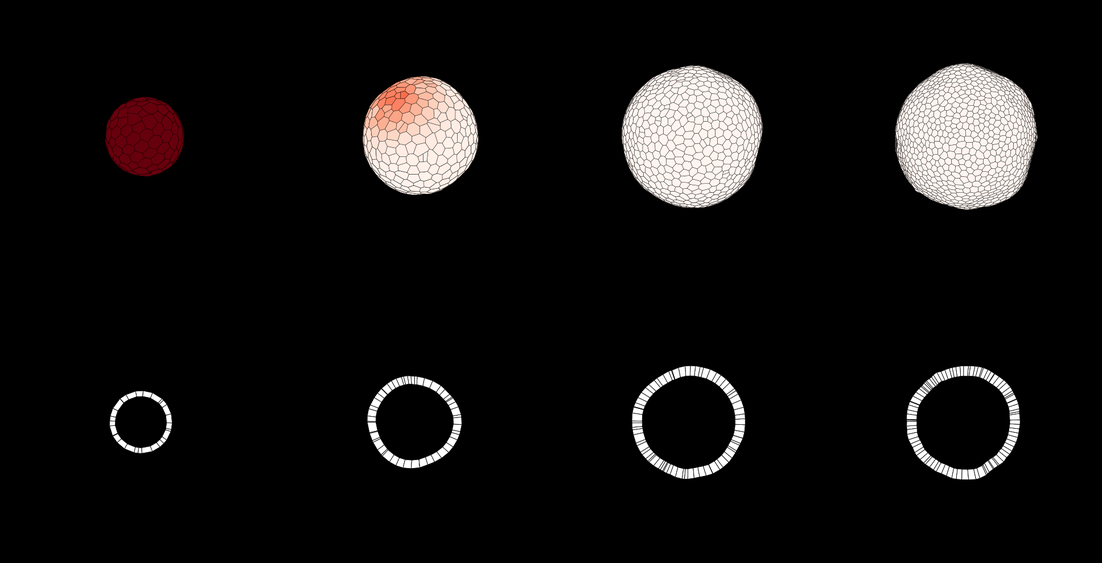
#> input picture discovery/_turing_vertex/waveA_0_50/strip.png, 1102 x 563 px, shrunk from 1936 x 990 before the run, found by its file name
$ python tv_figure.py
#> lines starting #> are read from the running program, lines starting #| are printed output that depends on the picture
#!/usr/bin/env python
"""tv_figure -- the Turing x vertex finding as one figure.

Top two rows: the SAME Turing pattern on the SAME recipe, capped vs nearly uncapped. Bottom:
the lever curve that says why there is no clean window -- coupling and mesh integrity rise and
fail together.

House style (Plexus/SMG2 figures): black background, no panel titles, white labels top-left.
"""
from __future__ import annotations

import json
import os
import sys

import matplotlib
matplotlib.use("Agg")
import matplotlib.pyplot as plt                                            # noqa: E402
import numpy as np                                                         # noqa: E402

HERE = os.path.dirname(os.path.abspath(__file__))
OUT = os.path.join(HERE, "_turing_vertex")
FS = 11


def _strip_row(ax, png, label, rows=None):
    """Draw the FIRST row of a saved strip.png (the side-on 3D view).

    Do not assume the strip has two rows. It had two (3D + cross-section) when this was written;
    the renderer now emits three (side / top-down / cross-section), so a hard-coded `//2` takes
    one and a half rows and silently produces a wrong figure -- no exception, just a clipped
    near-polar row colliding with the next label.

    A verifier raised this before the renderer changed, I checked it, and it was a FALSE ALARM at
    the time -- the study strips really were still two rows. It became true when the renderer was
    fixed hours later. The lesson is not "the verifier was right"; it is that a layout constant
    copied from a file you do not own is a time bomb with someone else's finger on it. So the row
    count is now DERIVED from the image's aspect ratio rather than assumed, and stated in the
    docstring rather than a trailing comment.
    """
    im = plt.imread(png)
#> im is the input picture: shape (563, 1102, 4) float32; mean R, G, B, A 0.0755, 0.0693, 0.0681, 1
    h, w = im.shape[0], im.shape[1]
#> h = 563; w = 1102
    if rows is None:
        # panels are ~square and laid out n_cols wide; rows = round(h / (w / n_cols)) is not
        # knowable without n_cols, so use the recorded aspect: 2-row strips are ~1.96:1 wide,
        # 3-row ~1.30:1. Bucket on that rather than guess.
        rows = 2 if (w / max(h, 1)) > 1.6 else 3
#> rows = 2
    ax.imshow(im[: h // rows])                       # the FIRST row, whatever the layout
    ax.set_xticks([]); ax.set_yticks([])
    for s in ax.spines.values():
        s.set_visible(False)
    ax.text(0.006, 0.97, label, transform=ax.transAxes, color="white", fontsize=FS,
            va="top", ha="left", fontweight="bold")


def main():
    rho, corr, hollow, protr = [], [], [], []
    for f in sorted(os.listdir(OUT)):
        p = os.path.join(OUT, f, "diag.json")
        if not f.startswith("waveE_") or not os.path.exists(p):
            continue
        d = json.load(open(p))
        if not d.get("ok"):
            continue
        rho.append(d["knobs"]["rho"]); corr.append(d.get("corr_act_rad") or np.nan)
        hollow.append(d["hollow_frac"]); protr.append(d["protr"])
    o = np.argsort(rho)[::-1]
    rho = np.array(rho)[o]; corr = np.array(corr)[o]
    hollow = np.array(hollow)[o]; protr = np.array(protr)[o]

    fig = plt.figure(figsize=(13.0, 9.2))
    fig.patch.set_facecolor("black")
    gs = fig.add_gridspec(3, 1, height_ratios=[1.0, 1.0, 1.15], hspace=0.06,
                          left=0.055, right=0.985, top=0.985, bottom=0.075)

    _strip_row(fig.add_subplot(gs[0]), os.path.join(OUT, "waveE_0_1", "strip.png"),
               "a   rho = 1.0  (capped)   corr +0.29   the pattern is painted on")
    _strip_row(fig.add_subplot(gs[1]), os.path.join(OUT, "waveE_3_0p05", "strip.png"),
               "b   rho = 0.05 (near-uncapped)   corr +0.63   the shell clefts along the bands")

    ax = fig.add_subplot(gs[2])
    ax.set_facecolor("black")
    x = np.arange(len(rho))
    # red / blue: two distinct-source traces (house convention; green/black is reserved for
    # ground-truth vs predicted, which this is not)
    ax.plot(x, corr, "o-", color="#e03030", lw=2.2, ms=8, label="corr(activator, radius)")
    ax.plot(x, hollow, "s--", color="#4a90d9", lw=2.2, ms=8, label="hollow_frac (folded faces)")
    # Shade the REGIME (an x-span over rho), not a y-band. A horizontal band at y>0.5 reads as
    # "coupling above 0.5 means the mesh is destroyed", which is not what was measured: at
    # rho=0.05 corr is 0.63 with the mesh merely straining. The failure is a property of the
    # setting, not of the correlation value.
    for lo, hi, c, al, txt in ((2.5, 3.5, "#d9a441", 0.13, "straining"),
                               (3.5, 4.4, "#e03030", 0.16, "mesh destroyed")):
        ax.axvspan(lo, hi, color=c, alpha=al)
        ax.text((lo + hi) / 2, 1.0, txt, color="#ffb0b0" if "destroy" in txt else "#f0cf90",
                fontsize=FS - 1, ha="center", va="top")
    ax.set_xticks(x); ax.set_xticklabels([f"{r:g}" for r in rho], color="white", fontsize=FS)
    ax.set_xlabel("rho   (uniform growth floor;  0 = activator-only, cap removed)",
                  color="white", fontsize=FS)
    ax.set_ylim(-0.03, 1.05)
    ax.tick_params(colors="white", labelsize=FS - 1)
    for s in ax.spines.values():
        s.set_color("white")
    for i, p in enumerate(protr):
        ax.annotate(f"protr {p:.2f}" if p < 10 else f"protr {p:.0f}", (x[i], max(corr[i], hollow[i])),
                    textcoords="offset points", xytext=(0, 11), ha="center",
                    color="white", fontsize=FS - 2)
    lg = ax.legend(loc="upper left", bbox_to_anchor=(0.0, 0.80), facecolor="black",
                   edgecolor="white", fontsize=FS - 1, framealpha=0.0)
    for t in lg.get_texts():
        t.set_color("white")
    ax.text(0.006, 0.97, "c   coupling and mesh integrity fail together — no clean window",
            transform=ax.transAxes, color="white", fontsize=FS, va="top", fontweight="bold")

    p = os.path.join(OUT, "turing_vertex_lever.png")
    fig.savefig(p, dpi=135, facecolor="black")
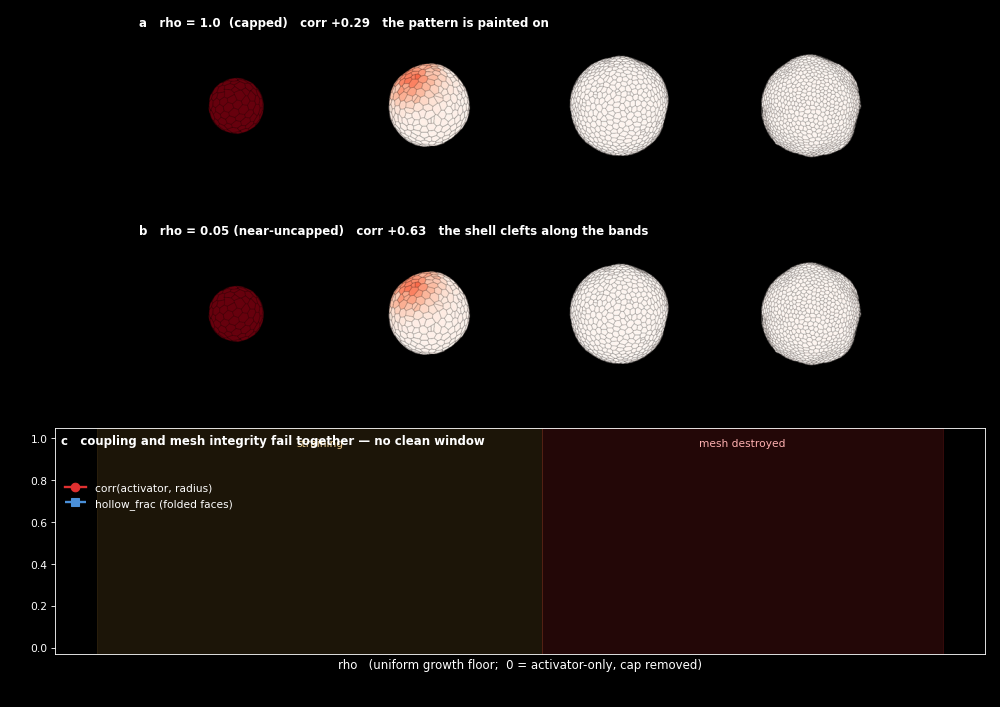
#> figure drawn by matplotlib, 3 panels
    plt.close(fig)
    print(f"wrote {p}")
    return p


if __name__ == "__main__":
    sys.exit(0 if main() else 1)
#> (the program exits here)
